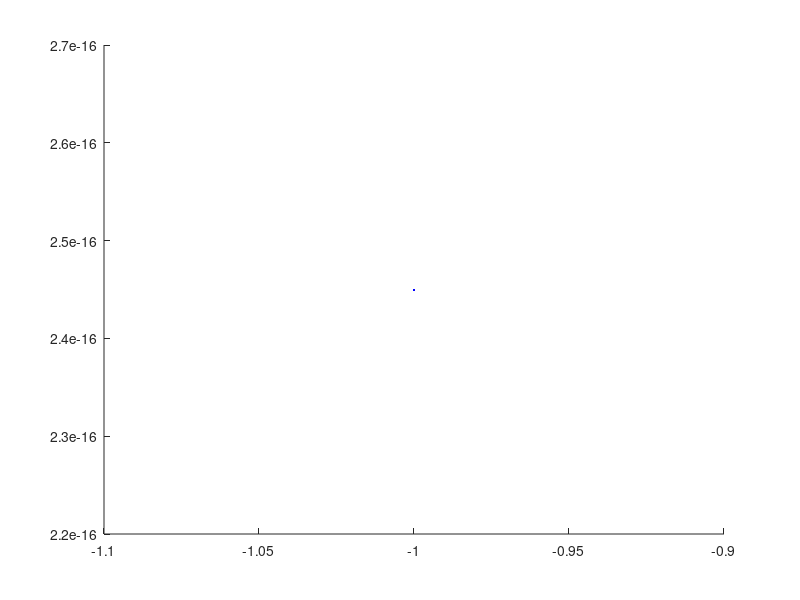

Write the MATLAB code that produced this figure. (Note: this script raises an error after producing the figure.)
%HW 8 Problem 3.1.2 part a
%Amie Demmel
%lax_wendroff.m
%
%This script impliments forward-time backward-space scheme to solve ut+a*ux=0

%Initialize
clear Lerr merr;
col=['b'; 'g'; 'r'; 'c'];
iter=1;
flag=1;
a=input('wave speed : ');
lambda=input('lambda : ');

ax=-1;
bx=1;
at=0;
bt=1.2;

figure
hold on
while(flag)
    h=input('Enter space step h : ');
    k=lambda*h;

    n=round((bt-at)/k + 1);
    m=round((bx-ax)/h + 1);

    %Initial data
    u=zeros(n,m);
    x=ax;
    for i=1:m
        u(1,i)=sin(2*pi*x);
        x=x+h;
    end

    %Scheme
    for j=1:n-1
        for i=2:m
            %Forward Time/Backward Space
            u(j+1,i)=(1-lambda*a)*u(j,i)+lambda*a*u(j,i-1);
        end
        %periodic boundry condition
        u(j+1,1)=u(j+1,m);
    end
    %Visulize and calculate error of solution both L-norm (Lerr) and max
    %norm (merr)
    x1=ax:h:bx;  
    plot(x1,u(n,:),col(iter))
    
    tr=initialu(x1-bt);
    err1=abs(u(n,1:m-1)-tr(1:m-1));
   
    Lerr(iter)=(h*sum((err1).^2))^1/2;
    merr(iter)=norm(err1,Inf);
    iter=iter+1;
    lambda=input('lambda : ');
    if lambda == 0
        flag = 0; 
    end
end

plot(x1,tr,'k')
hold off